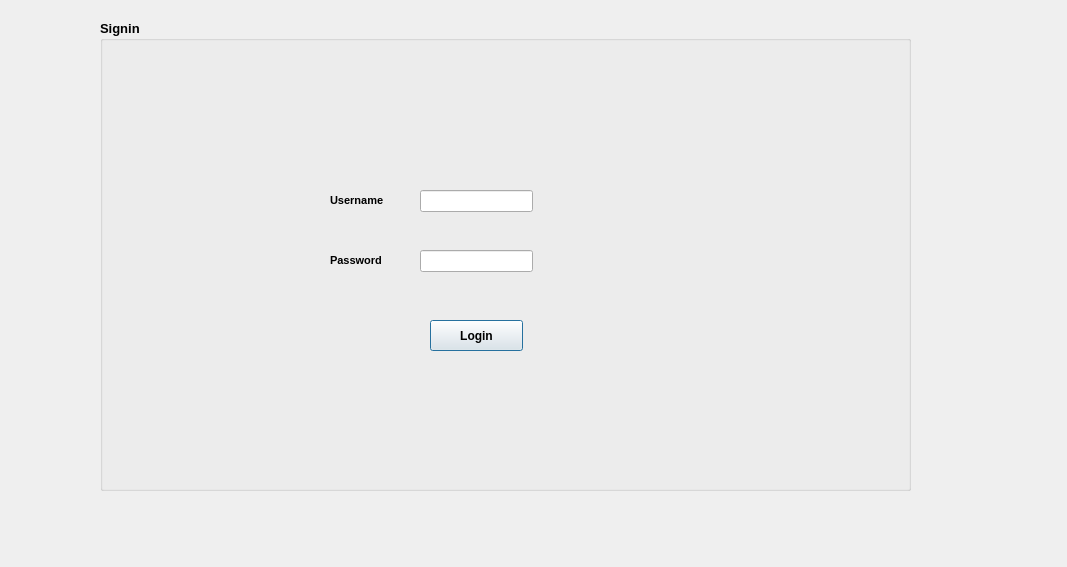
<?xml version="1.0" encoding="UTF-8"?>
<ui version="4.0">
 <class>login</class>
 <widget class="QDialog" name="login">
  <property name="geometry">
   <rect>
    <x>0</x>
    <y>0</y>
    <width>1067</width>
    <height>567</height>
   </rect>
  </property>
  <property name="windowTitle">
   <string>Dialog</string>
  </property>
  <widget class="QGroupBox" name="groupBox">
   <property name="geometry">
    <rect>
     <x>100</x>
     <y>20</y>
     <width>811</width>
     <height>471</height>
    </rect>
   </property>
   <property name="font">
    <font>
     <pointsize>10</pointsize>
     <weight>75</weight>
     <bold>true</bold>
    </font>
   </property>
   <property name="title">
    <string>Signin</string>
   </property>
   <widget class="QLineEdit" name="lineEdit_username">
    <property name="geometry">
     <rect>
      <x>320</x>
      <y>170</y>
      <width>113</width>
      <height>22</height>
     </rect>
    </property>
    <property name="font">
     <font>
      <pointsize>9</pointsize>
      <weight>50</weight>
      <bold>false</bold>
     </font>
    </property>
   </widget>
   <widget class="QLineEdit" name="lineEdit_password">
    <property name="geometry">
     <rect>
      <x>320</x>
      <y>230</y>
      <width>113</width>
      <height>22</height>
     </rect>
    </property>
    <property name="font">
     <font>
      <pointsize>9</pointsize>
      <weight>50</weight>
      <bold>false</bold>
     </font>
    </property>
    <property name="echoMode">
     <enum>QLineEdit::Password</enum>
    </property>
   </widget>
   <widget class="QLabel" name="label">
    <property name="geometry">
     <rect>
      <x>230</x>
      <y>170</y>
      <width>71</width>
      <height>20</height>
     </rect>
    </property>
    <property name="font">
     <font>
      <pointsize>8</pointsize>
      <weight>75</weight>
      <bold>true</bold>
     </font>
    </property>
    <property name="text">
     <string>Username</string>
    </property>
   </widget>
   <widget class="QLabel" name="label_2">
    <property name="geometry">
     <rect>
      <x>230</x>
      <y>230</y>
      <width>71</width>
      <height>20</height>
     </rect>
    </property>
    <property name="font">
     <font>
      <pointsize>8</pointsize>
      <weight>75</weight>
      <bold>true</bold>
     </font>
    </property>
    <property name="text">
     <string>Password</string>
    </property>
   </widget>
   <widget class="QPushButton" name="Login_dali">
    <property name="geometry">
     <rect>
      <x>330</x>
      <y>300</y>
      <width>93</width>
      <height>31</height>
     </rect>
    </property>
    <property name="font">
     <font>
      <pointsize>9</pointsize>
      <weight>75</weight>
      <bold>true</bold>
     </font>
    </property>
    <property name="text">
     <string>Login</string>
    </property>
   </widget>
   <widget class="QLabel" name="label_3">
    <property name="geometry">
     <rect>
      <x>5</x>
      <y>0</y>
      <width>801</width>
      <height>471</height>
     </rect>
    </property>
    <property name="text">
     <string/>
    </property>
    <property name="pixmap">
     <pixmap>../../Pictures/dali.png</pixmap>
    </property>
   </widget>
   <zorder>label_3</zorder>
   <zorder>lineEdit_username</zorder>
   <zorder>lineEdit_password</zorder>
   <zorder>label</zorder>
   <zorder>label_2</zorder>
   <zorder>Login_dali</zorder>
  </widget>
 </widget>
 <resources/>
 <connections/>
</ui>
